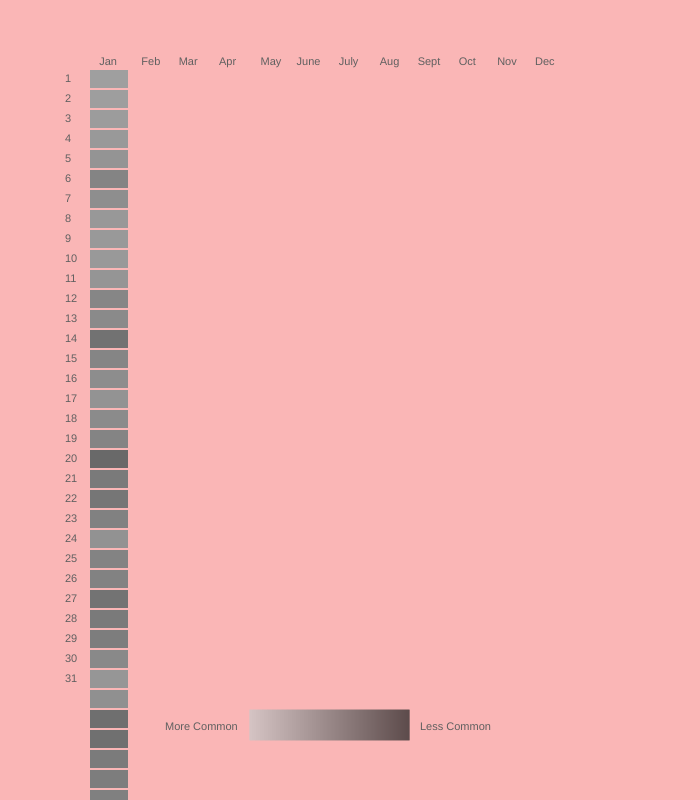
Frame 1 (no input)
Frame 60 (no input): identical to frame 1, image omitted
Frame 120 (the mouse pressed at the canvas centre since frame 60): identical to frame 1, image omitted

The p5.js sketch that drew this single still picture (run headless with seeded random() and noise() and a simulated clock; from frame 60 on, the mouse is pressed at the canvas centre):

// p5.js sketch
// ── sketch.js
/*  Created by susan evans
    Modified by Chandru Narayan
    Last edited 02/21/2021
    This program displays a visualizations of the most popular
    birthdays of the year.
    
    INCOMPLETE VERSION
*/

// ranks by day of the year (out of 365)
// Data from 2016 (leap year); source unknown
let rank = [364, 362, 356, 350, 338, 301, 324, 347, 351, 349, 341, 306, 316, 260, 304, 322, 337, 317, 302, 240, 279, 271, 294, 333,
  299, 298, 262, 280, 285, 314, 343, 330, 253, 256, 281, 287, 293, 332, 308, 245, 171, 214, 166, 331, 103, 248, 244, 232,
  237, 246, 206, 292, 218, 213, 157, 204, 203, 247, 250, 366, 235, 189, 133, 150, 156, 228, 290, 265, 268, 195, 163, 165,
  334, 300, 264, 208, 134, 152, 198, 202, 254, 261, 255, 210, 162, 187, 225, 297, 275, 267, 227, 348, 193, 278, 277, 336,
  286, 226, 196, 274, 296, 335, 315, 346, 257, 223, 243, 309, 323, 339, 310, 259, 201, 230, 307, 325, 327, 313, 270, 282,
  288, 242, 305, 329, 291, 177, 181, 229, 276, 326, 273, 251, 175, 249, 174, 183, 272, 258, 188, 168, 123, 138, 141, 176,
  167, 311, 289, 211, 200, 234, 328, 319, 153, 121, 124, 146, 179, 197, 215, 191, 154, 120, 137, 170, 303, 169, 139, 117,
  107, 126, 140, 132, 145, 118, 110, 95, 100, 112, 129, 108, 101, 75, 50, 47, 127, 361, 321, 76, 14, 12, 37, 49, 90, 93, 99, 43,
  25, 40, 61, 91, 87, 51, 45, 18, 32, 72, 78, 80, 58, 35, 28, 39, 68, 86, 85, 66, 48, 36, 46, 60, 64, 77, 52, 56, 17, 67, 55, 71, 70, 54,
  33, 30, 31, 57, 82, 81, 63, 59, 38, 34, 44, 74, 73, 65, 106, 114, 92, 98, 125, 111, 105, 29, 2, 9, 24, 41, 69, 16, 8, 1, 4, 10, 13, 15,
  7, 5, 3, 6, 11, 27, 21, 23, 22, 19, 20, 53, 88, 89, 79, 83, 84, 97, 119, 122, 160, 136, 180, 116, 109, 155, 216, 239, 219, 159, 135,
  164, 212, 269, 209, 184, 172, 142, 173, 252, 355, 233, 222, 178, 131, 143, 207, 236, 241, 192, 182, 158, 194, 312, 263, 238,
  190, 161, 148, 147, 151, 199, 340, 344, 352, 353, 357, 358, 359, 345, 231, 149, 144, 186, 283, 320, 318, 284, 221, 217, 205,
  295, 266, 342, 185, 128, 102, 94, 96, 113, 104, 115, 224, 354, 363, 365, 360, 130, 62, 42, 26, 220, 67, 120, 200, 100, 35, 130
];

let numColors = 160;
let rectWidth = 40;
let rectHeight = 20;
let gridOffset = 50;

function setup() {
  createCanvas(700, 800); // sets the canvas size to 700 x 800
}

function draw() {
  background(250, 182, 182); // clears the background
  drawGrid(); // draws the gridlines
  drawLabels(); // draws the graphs labels
  displayValues(); // calls dispaly values, which will show values on hover
}

// Draws the day, and month labels
// and the labels for the gradient key
// as well as the gradient key itself
function drawLabels() {
  noStroke();
  // day labels
  textSize(11);
  for (let i = 0; i < 31; i++) {
    text(i + 1, 65, 82 + i * 20);
  }
  // month labels
  text("   Jan        Feb      Mar       Apr        May     June      July       Aug      Sept      Oct       Nov      Dec", 90, 65);

  // labels for keys
  text("More Common", 165, 730);
  text("Less Common", 420, 730);
  // gradient key
  for (let i = 0; i < numColors; i++) {
    stroke(200 - i, 200 - i, 200 - i);
    line(250 + i, 710, 250 + i, 740);
  }
}

// draws the grid of rectangles
function drawGrid() {
  noStroke();
  for (let i = 0; i <= 365; i++) {
    fill(rank[i] * numColors / 366, rank[i] * numColors / 366, rank[i] * numColors / 366);
    rect(gridOffset + getMonth(i) * rectWidth, gridOffset + getDay(i) * rectHeight, rectWidth - 2, rectHeight - 2);
  }
}

// given the current index (out of 365)
// returns the month (1 based)
function getMonth(index) {
  let count = 0;
  let currentMonth = 1;
  while (count + getDaysInMonth(currentMonth - 1) <= index) {
    count = count + getDaysInMonth(currentMonth - 1);
    currentMonth++;
  }
  return currentMonth;
}

// given the current index (out of 365)
// returns the day (1 based)
function getDay(index) {
  let monthIndex = 0;
  let currentDay = 1;
  let count = 0;
  while (count < index) {
    if (currentDay == getDaysInMonth(monthIndex)) {
      monthIndex++;
      currentDay = 1;
    } else {
      currentDay++;
    }
    count++;
  }
  return currentDay;
}

// when the user hovers over a square
// it displays the actual rank of that day
function displayValues() {
  // determine where the mouse is hovering
  let monthIndex = (int)((mouseX - (gridOffset + rectWidth)) / rectWidth); // 90 is the starting point of the left-most rects
  let dayIndex = (int)((mouseY - (gridOffset + rectHeight)) / rectHeight); // 70 is the starting points of the left-most rects
  // if that mouse position is within the range of the data
  if (monthIndex >= 0 && monthIndex < 12 && dayIndex >= 0 && dayIndex < getDaysInMonth(monthIndex)) {
    // determine whether to show the text as black or white
    // 183 is about when we should switch to black
    if (rank[getNumDays(monthIndex) + dayIndex] > 183) {
      fill(0);
    } else {
      fill(255);
    }
    // display the actual rank
    textSize(20);
    text(rank[getNumDays(monthIndex) + dayIndex], mouseX, mouseY);
  }
}

// Given the current month (1-based)
// returns the total number of days up to and including the month specified
// so an input of 2 should give an output of the sum of the number of days 
// in January (31) and the number of days in February (29). 
// In other words getNumDays(2) => 31+29 = 60.
function getNumDays(monthIndex) {
// ADD CODE HERE
// RETURN SOMETHING HERE
  // this wil sum up the total number of days up to a specified month
  var dayOfYear = 0;
  // this is counting up how many months we have added in so far
  var count = 0;
  // loop from 0 up to the monthIndex that was passed
  for (let i = 0; i < monthIndex; i++) {
    // add the days in the current month to our day total
    dayOfYear = dayOfYear + getDaysInMonth(i);
  }
  // Send total number of days back to whichever method called it
  return dayOfYear;
}

// 31, 29, 31, 30, 31, 30, 31, 31, 30, 31, 30, 31
// takes in a month, zero based
// and returns the days in that month
// 0 is January, 11 is December
function getDaysInMonth(month) {
// ADD CODE HERE
// RETURN SOMETHING HERE
}
